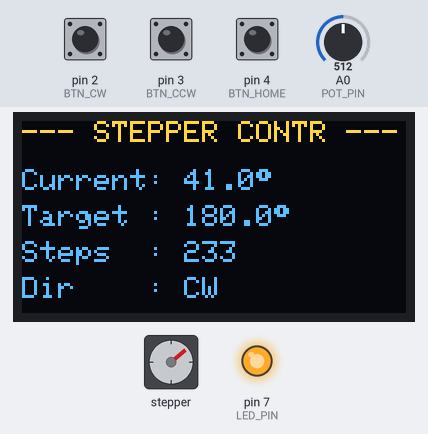
The sketch below on a simulated Arduino Uno, built with avr-gcc and run on an emulated ATmega328P. Parts: 128×64 one-colour display, stepper motor, output pins drawn as LEDs (lit = HIGH). Inputs (shaded band) come from the test bench; at power-on: A0 (POT_PIN) = 512, pin 4 (BTN_HOME) HIGH, pin 2 (BTN_CW) HIGH, pin 3 (BTN_CCW) HIGH. The OLED is the two-colour kind (top 16 rows yellow); stepper angles assume 2048 steps per turn; what the sketch prints to the serial monitor is not drawn.

Above: at 2.2 s.
2.3 s: A0 (POT_PIN) set to 122
At 3.7 s:
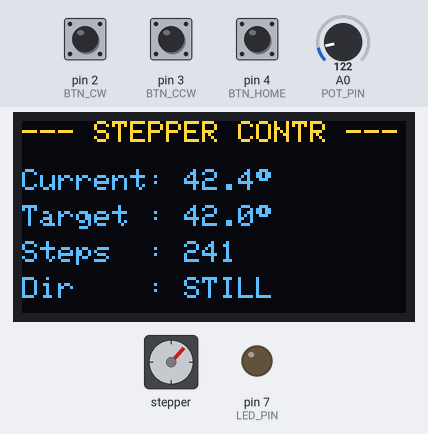
4.2 s: pin 4 (BTN_HOME) pulled LOW for 0.15 s
At 4.35 s:
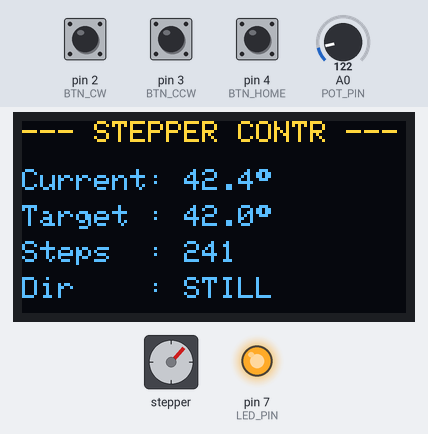
4.9 s: A0 (POT_PIN) set to 1023
At 6.16 s:
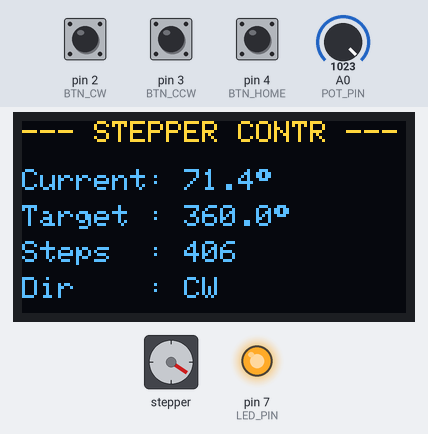
7.2 s: A0 (POT_PIN) set to 716
At 7.9 s:
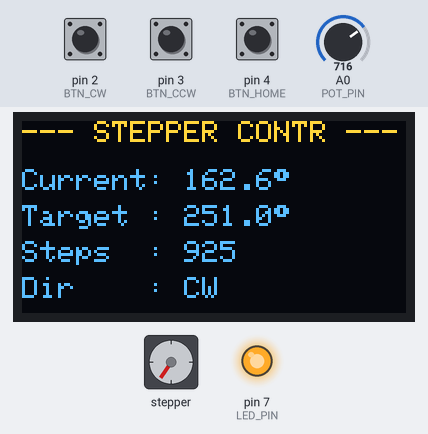
9.3 s: pin 2 (BTN_CW) pulled LOW for 1 s
At 10.74 s:
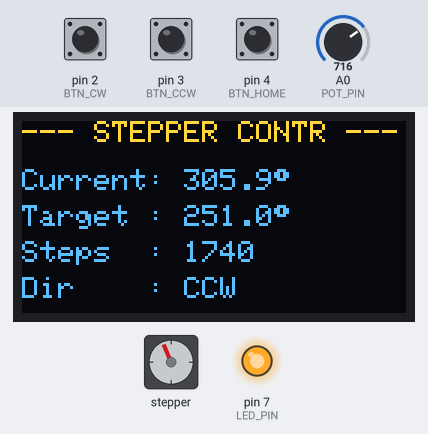
10.9 s: pin 4 (BTN_HOME) pulled LOW for 1 s
At 17.2 s:
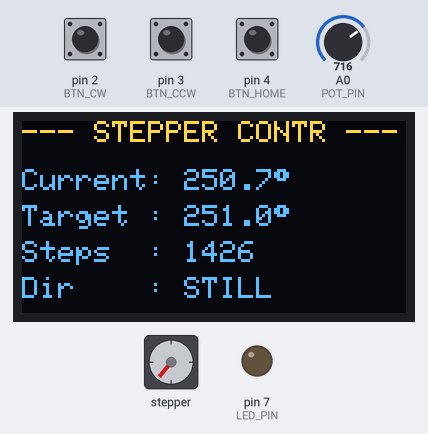
Timing chart, 0 to 17.6 s (numbered marks = the images above; inputs shaded):
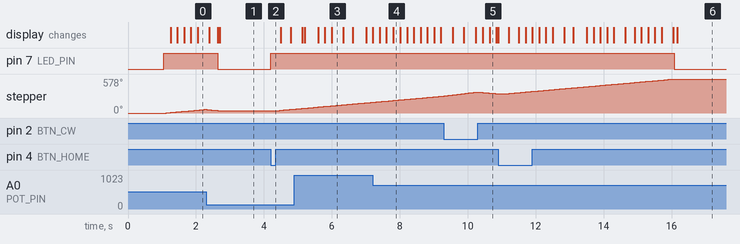

The sketch:

stepper-controller.ino
```cpp
#include <Wire.h>
#include <Adafruit_GFX.h>
#include <Adafruit_SSD1306.h>
#include <Stepper.h>
#include <math.h>

// OLED Configuration
#define SCREEN_WIDTH 128
#define SCREEN_HEIGHT 64
#define OLED_RESET    -1
Adafruit_SSD1306 display(SCREEN_WIDTH, SCREEN_HEIGHT, &Wire, OLED_RESET);

// Stepper Configuration
// 28BYJ-48 geared motor has 2048 full steps per revolution.
const int STEPS_PER_REV = 2048;
// Note the pin order: 8, 10, 9, 11 is required by Stepper.h for ULN2003 sequencing
Stepper myStepper(STEPS_PER_REV, 8, 10, 9, 11);

// Pin Assignments
const int POT_PIN = A0;
const int BTN_CW = 2;
const int BTN_CCW = 3;
const int BTN_HOME = 4;
const int LED_PIN = 7;

// Global Tracking Variables
long currentSteps = 0;
long targetSteps = 0;
float currentAngle = 0.0;
float targetAngle = 0.0;
String motorDir = "STOP";

// Button Debounce States
bool lastCwState = HIGH;
bool lastCcwState = HIGH;
bool lastHomeState = HIGH;

// Timing Variables to prevent screen lag
unsigned long lastOledUpdateTime = 0;
const unsigned long OLED_INTERVAL = 200; // Update screen every 200ms (5Hz)

// Setup Routine
void setup() {
  Serial.begin(115200);

  // Configure Inputs with Internal Pullups (Pressed = LOW)
  pinMode(BTN_CW, INPUT_PULLUP);
  pinMode(BTN_CCW, INPUT_PULLUP);
  pinMode(BTN_HOME, INPUT_PULLUP);
  pinMode(LED_PIN, OUTPUT);

  // Initialize OLED
  if(!display.begin(SSD1306_SWITCHCAPVCC, 0x3C)) {
    Serial.println(F("SSD1306 allocation failed"));
    for(;;);
  }

  display.clearDisplay();
  display.setTextSize(1);
  display.setTextColor(SSD1306_WHITE);
  display.setCursor(10, 24);
  display.println("System Booting...");
  display.display();
  delay(1000);
}

// Loop Routine
void loop() {
  // 1. Read Buttons First (Edge Detection)
  bool cwState = digitalRead(BTN_CW);
  bool ccwState = digitalRead(BTN_CCW);
  bool homeState = digitalRead(BTN_HOME);

  bool buttonActive = false;

  // CW Button Press (Transitions from HIGH to LOW)
  if (cwState == LOW) {
    buttonActive = true;
    motorDir = "CW";
    digitalWrite(LED_PIN, HIGH);
    myStepper.setSpeed(14); // Set running speed
    myStepper.step(10);     // Step manually while held
    currentSteps += 10;
  }

  // CCW Button Press
  else if (ccwState == LOW) {
    buttonActive = true;
    motorDir = "CCW";
    digitalWrite(LED_PIN, HIGH);
    myStepper.setSpeed(14);
    myStepper.step(-10);
    currentSteps -= 10;
  }

  // Home Button Press
  if (homeState == LOW && lastHomeState == HIGH) {
    currentSteps = 0;
    Serial.println(F("[EVENT] Home Position Recalibrated to 0"));
    digitalWrite(LED_PIN, HIGH);
    delay(200);
    digitalWrite(LED_PIN, LOW);
  }
  lastHomeState = homeState;

  // 2. Automated Tracking (Only runs if manual jog buttons aren't being held)
  if (!buttonActive) {
    int potValue = analogRead(POT_PIN);

    // Add a small deadzone tolerance (e.g., noise filtering)
    static int lastPotValue = 0;
    if (abs(potValue - lastPotValue) > 3) {
      targetAngle = map(potValue, 0, 1023, 0, 360);
      targetSteps = round((targetAngle / 360.0) * STEPS_PER_REV);
      lastPotValue = potValue;
    }

    long stepDifference = targetSteps - currentSteps;

    if (abs(stepDifference) > 2) { // 2-step deadband prevents motor oscillation
      int stepDirection = (stepDifference > 0) ? 1 : -1;
      motorDir = (stepDirection > 0) ? "CW" : "CCW";

      digitalWrite(LED_PIN, HIGH);
      myStepper.setSpeed(12); // Safe speed for regular tracking
      myStepper.step(stepDirection);
      currentSteps += stepDirection;
    } else {
      motorDir = "STILL";
      digitalWrite(LED_PIN, LOW);
    }
  }

  // 3. Calculate Absolute Angles safely
  currentAngle = fmod((currentSteps * 360.0) / STEPS_PER_REV, 360.0);
  if (currentAngle < 0) currentAngle += 360.0;

  // 4. Update Telemetry Systems asynchronously (NON-BLOCKING)
  if (millis() - lastOledUpdateTime >= OLED_INTERVAL) {
    lastOledUpdateTime = millis();
    updateOLED();
  }

  logSerial();
}

// Render Data to OLED Screen
void updateOLED() {
  display.clearDisplay();

  display.setTextSize(1);
  display.setCursor(0, 0);
  display.print("--- STEPPER CONTR ---");

  display.setCursor(0, 16);
  display.print("Current: "); display.print(currentAngle, 1); display.write(247);

  display.setCursor(0, 28);
  display.print("Target : "); display.print(targetAngle, 1); display.write(247);

  display.setCursor(0, 40);
  display.print("Steps  : "); display.print(currentSteps);

  display.setCursor(0, 52);
  display.print("Dir    : "); display.print(motorDir);

  display.display();
}

// Log Data over Hardware Serial Pipeline
void logSerial() {
  static unsigned long lastLogTime = 0;
  if (millis() - lastLogTime > 300) {
    Serial.print(F("STP:")); Serial.print(currentSteps);
    Serial.print(F(" | ANG:")); Serial.print(currentAngle, 1);
    Serial.print(F(" | TRG:")); Serial.print(targetAngle, 1);
    Serial.print(F(" | DIR:")); Serial.println(motorDir);
    lastLogTime = millis();
  }
}
```

Measured:
- after the input at 2.3 s, pin 7 (LED_PIN): HIGH → LOW after 0.35 s; the display: first differs from a run without the input after 0.35 s (image 1 shows a later state)
- after the input at 4.2 s, pin 7 (LED_PIN): LOW → HIGH at once; stepper: turns 24° clockwise in 0.43 s, starting after 0.26 s
- after the input at 4.9 s, pin 7 (LED_PIN): stays HIGH (without the input it goes to LOW after 0.35 s)
- after the input at 9.3 s, pin 7 (LED_PIN): stays HIGH (without the input it goes to LOW after 0.08 s)
- after the input at 10.9 s, pin 7 (LED_PIN): HIGH → LOW after 5.2 s instead of 0.66 s
